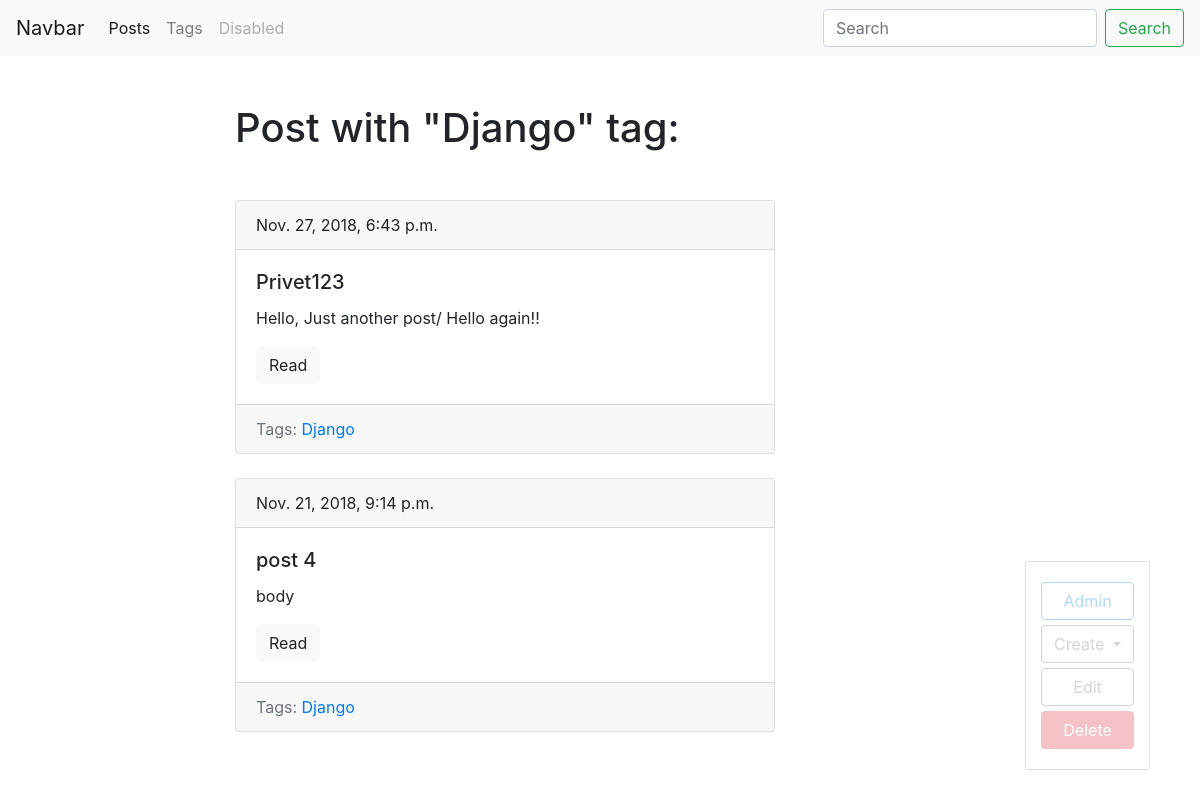
Screenshot of /blog/tag/django/ with the database file from the repository.
### blog/models.py (models this page shows, shortened)
class Tag(models.Model):
    title = models.CharField(max_length=50)
    slug = models.SlugField(max_length=50, unique=True)
    def get_absolute_url(self):
        return reverse('tag_detail_url', kwargs={'slug': self.slug})
    def get_update_url(self):
        return reverse('tag_update_url', kwargs={'slug': self.slug})
    def get_delete_url(self):
        return reverse('tag_delete_url', kwargs={'slug': self.slug})

class Post(models.Model):
    title = models.CharField(max_length=150, db_index=True)
    slug = models.SlugField(max_length=150, blank=True, unique=True)
    body = models.TextField(blank=True, db_index=True)
    date_pub = models.DateTimeField(auto_now_add=True)
    tags = models.ManyToManyField("Tag", blank=True, related_name="posts")
    def get_absolute_url(self):
        return reverse('post_detail_url', kwargs={'slug': self.slug})

### blog/views.py (the view)
# urls.py: path('tag/<str:slug>/', TagDetail.as_view(), name='tag_detail_url'),
class TagDetail(ObjectDetailMixin, View):
    model = Tag
    template = 'blog/tag_detail.html'

### blog/utils.py (called while the page is built)
    def get(self, request, slug):
        obj = get_object_or_404(self.model, slug__iexact=slug)
        return render(request, self.template,
                        context={self.model.__name__.lower(): obj,
                                'admin_object': obj,
                                'detail': True})

### blog/templates/blog/tag_detail.html (shortened to what this page needs)
{% extends "blog/base_blog.html" %}
{% block content %}
    <h1 class="mb-5">Post with "{{ tag.title|title}}" tag:</h1>
    {% for post in tag.posts.all %}
        {% include "blog/includes/post_card_template.html" %}
    {% endfor %}
{% endblock %}

### blog/templates/blog/includes/post_card_template.html
<div class="card mb-4">
            <div class="card-header">
                {{ post.date_pub }}
            </div>
            <div class="card-body">
                <h5 class="card-title">{{ post.title }}</h5>
                <p class="card-text">{{ post.body|truncatewords:15 }}</p>
                <a href="{{ post.get_absolute_url }}" class="btn btn-light">Read</a>
            </div>
            <div class="card-footer text-muted">
                Tags:
                {% for tag in post.tags.all %}
                    <a href="{{ tag.get_absolute_url }}">{{ tag.title }}</a>
                {% endfor %}
            </div>
        </div>

### rows the page displays
Tag: title "Django"
Post: date_pub "Nov. 27, 2018, 6:43 p.m.", title "Privet123", body "Hello, Just another post/ Hello again!!"
Post: date_pub "Nov. 21, 2018, 9:14 p.m.", title "post 4", body "body"
